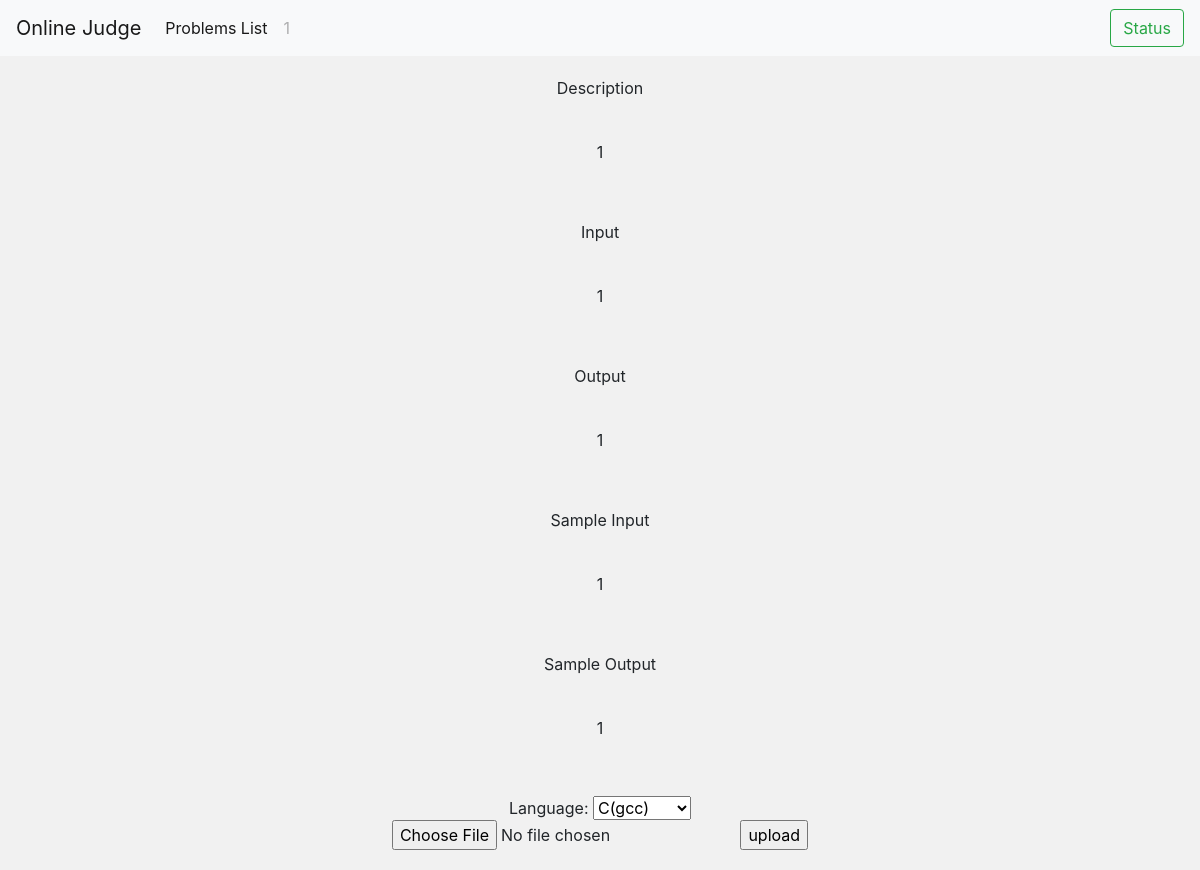
Page /oj/problem/2/ on the committed database.
### oj/models.py (models this page shows, shortened)
class Problem(models.Model):
    prob_id = models.IntegerField(default=0)
    title = models.CharField(max_length=30)
    time_lim = models.IntegerField()
    mem_lim = models.IntegerField()
    description = models.TextField()
    input_format = models.TextField()
    output_format = models.TextField()
    example_inp = models.TextField()
    exmaple_outp = models.TextField()
    data_input = models.FileField()
    data_output = models.FileField()

### oj/views.py (the view)
# urls.py: path('problem/<int:prob_id>/', views.prob_detail, name='prob_detail'),
def prob_detail(request, prob_id):
    problem = Problem.objects.get(prob_id = prob_id)
    return render(request, 'prob_detail.html', {'problem': problem})

### oj/templates/prob_detail.html (shortened to what this page needs)
<!DOCTYPE html>
<html>
    <head>
         <link rel="stylesheet" href="https://stackpath.bootstrapcdn.com/bootstrap/4.3.1/css/bootstrap.min.css">
    </head>
    <body>
        <nav class="navbar navbar-expand-lg navbar-light bg-light">
            <a class="navbar-brand" href="/oj/">Online Judge</a>
            <div class="collapse navbar-collapse" id="navbarSupportedContent">
                <ul class="navbar-nav mr-auto">
                  <li class="nav-item active">
                    <a class="nav-link" href="/oj/problems/p1/">Problems List <span class="sr-only">(current)</span></a>
                  </li>
                  <li class="nav-item">
                    <a class="nav-link disabled" href="#" tabindex="-1" aria-disabled="true">{{problem.title}}</a>
                  </li>
                </ul>
                <form class="form-inline my-2 my-lg-0">
                    <a href="{% url 'status' page=1 %}" class="btn btn-outline-success my-2 my-sm-0">Status<span class="sr-only">(current)</span></a>
                </form>
            </div>
        </nav>
        <div class="header">
            Description
        </div>
        <div class="header">
            <p>{{problem.description}}</p>
        </div>
        <div class="header">
            Input
        </div>
        <div class="header">
            <p> {{problem.input_format}} </p>
        </div>
        <div class="header">
            Output
        </div>
        <div class="header">
            <p>{{problem.output_format}}</p>
        </div>
        <div class="header">
            Sample Input
        </div>
        <div class="header">
            <p>{{problem.example_inp}}</p>
        </div>
        <div class="header">
            Sample Output
        </div>
        <div class="header">
            <p>{{problem.exmaple_outp}}</p>
        </div>
        <div class="header">
                <form enctype="multipart/form-data" action="{% url 'submit' prob_id=problem.prob_id %}" method="post">
                    Language:
                    <select name='lang'>
                        <option value="C">C(gcc)</option>
                    </select>
                    <br/>
                    <input type="file" name="code" />
                    <input type="submit" value="upload"/>
                 </form>
        </div>
    </body>
</html>

### oj/templates/prob_detail.html (style rules this page uses)
body { margin: 0; }
.header { background-color: #f1f1f1; padding: 20px; text-align: center; }

### rows in the picture
Problem: title "1", description "1", input_format "1", output_format "1", example_inp "1", exmaple_outp "1"
